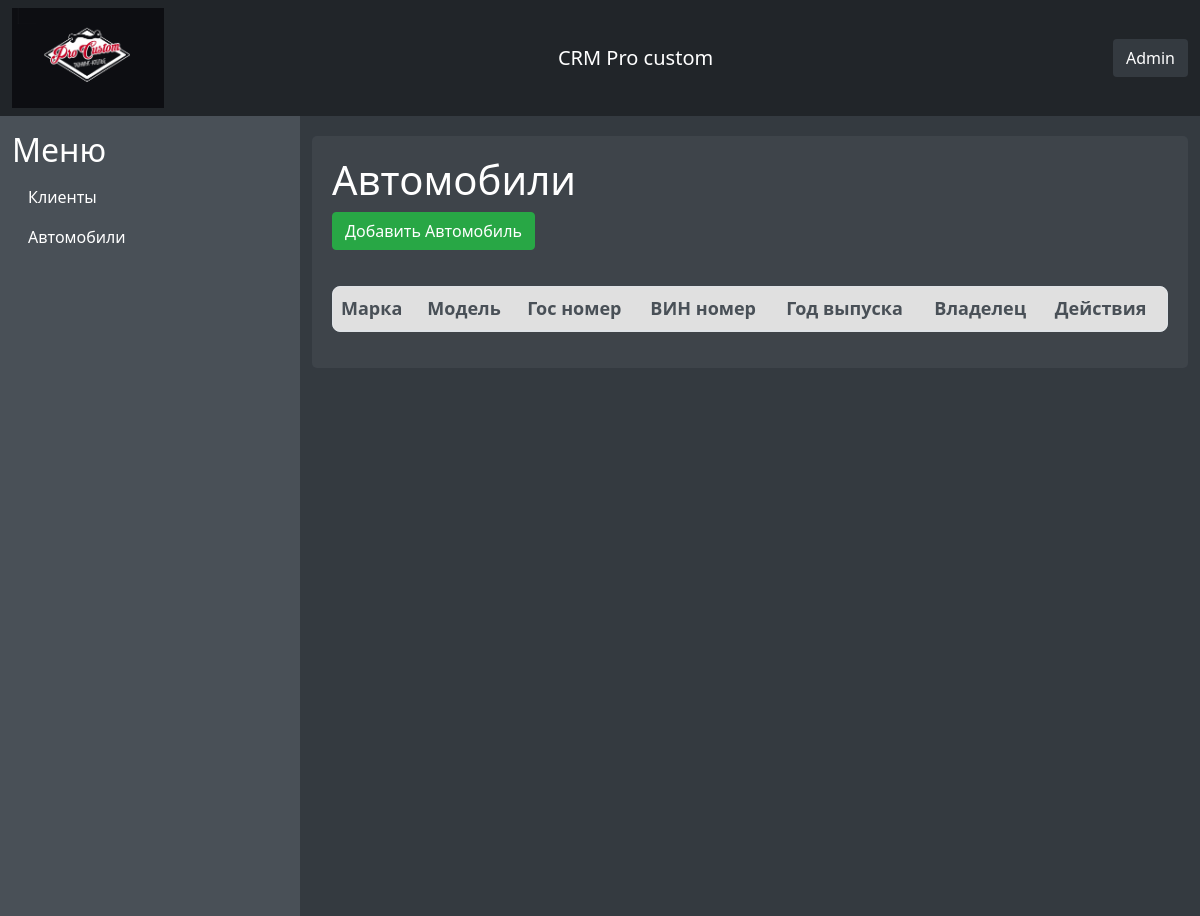
The app's page /cars/, older data.
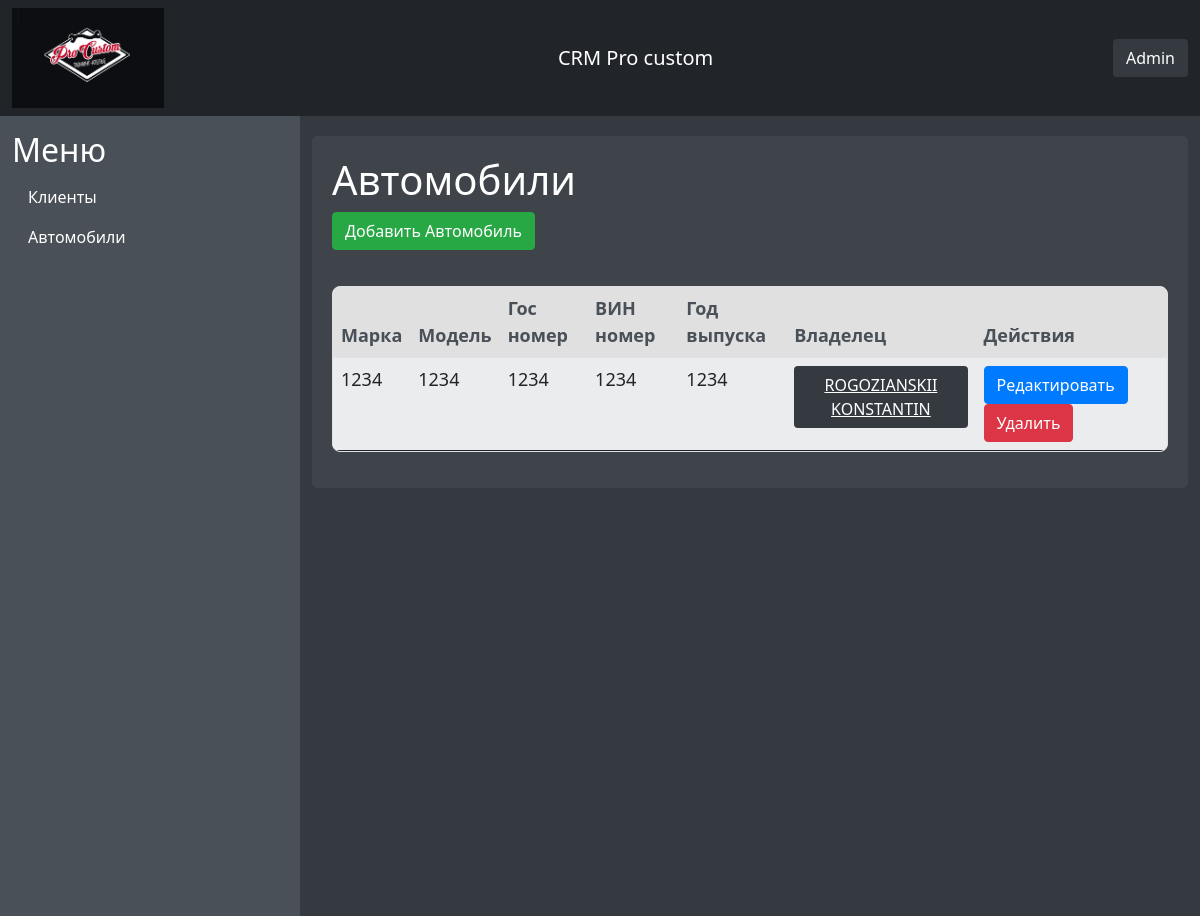
The same page, newer data.
### cars/models.py (models this page shows, shortened)
class Car(models.Model):
    gos_num = models.CharField(max_length=20)
    vin_number = models.CharField(max_length=17)
    brand = models.CharField(max_length=50)
    model = models.CharField(max_length=50)
    year_of_production = models.IntegerField()
    client = models.ForeignKey(Client, on_delete=models.CASCADE, related_name='cars')

### clients/models.py (models this page shows, shortened)
class Client(models.Model):
    first_name = models.CharField(max_length=100)
    last_name = models.CharField(max_length=100)
    middle_name = models.CharField(max_length=100, blank=True, null=True)
    phone_number = models.CharField(max_length=17)

### cars/views.py (the view)
# urls.py: path('', views.car_list, name='car_list'),
def car_list(request):
    cars = Car.objects.select_related('client').all()
    return render(request, 'cars/car_list.html', {'cars': cars})

### templates/cars/car_list.html
{% extends 'main/base.html' %}
{% block content %}
<h1>Автомобили</h1>
<a href="{% url 'car_create' %}" class="btn btn-success mb-3">Добавить Автомобиль</a>
<table class="table table-striped">
    <thead>
        <tr>
            <th>Марка</th>
            <th>Модель</th>
            <th>Гос номер</th>
            <th>ВИН номер</th>
            <th>Год выпуска</th>
            <th>Владелец</th>
            <th>Действия</th>
        </tr>
    </thead>
    <tbody>
        {% for car in cars %}
        <tr>
            <td>{{ car.brand }}</td>
            <td>{{ car.model }}</td>
            <td>{{ car.gos_num }}</td>
            <td>{{ car.vin_number }}</td>
            <td>{{ car.year_of_production }}</td>
            <td>
                <a href="{% url 'client_detail' car.client.pk %}" class="btn btn-link btn-sm">{{ car.client.last_name }} {{ car.client.first_name }}</a>
            </td>
            <td>
                <a href="{% url 'car_edit' car.pk %}" class="btn btn-primary btn-sm">Редактировать</a>
                <a href="{% url 'car_delete' car.pk %}" class="btn btn-danger btn-sm">Удалить</a>
            </td>
        </tr>
        {% endfor %}
    </tbody>
</table>
{% endblock %}

Row changes from the older to the newer data that the page shows:
added Car: brand "1234", model "1234", gos_num "1234", vin_number "1234", year_of_production "1234", client.last_name "ROGOZIANSKII", client.first_name "KONSTANTIN"
